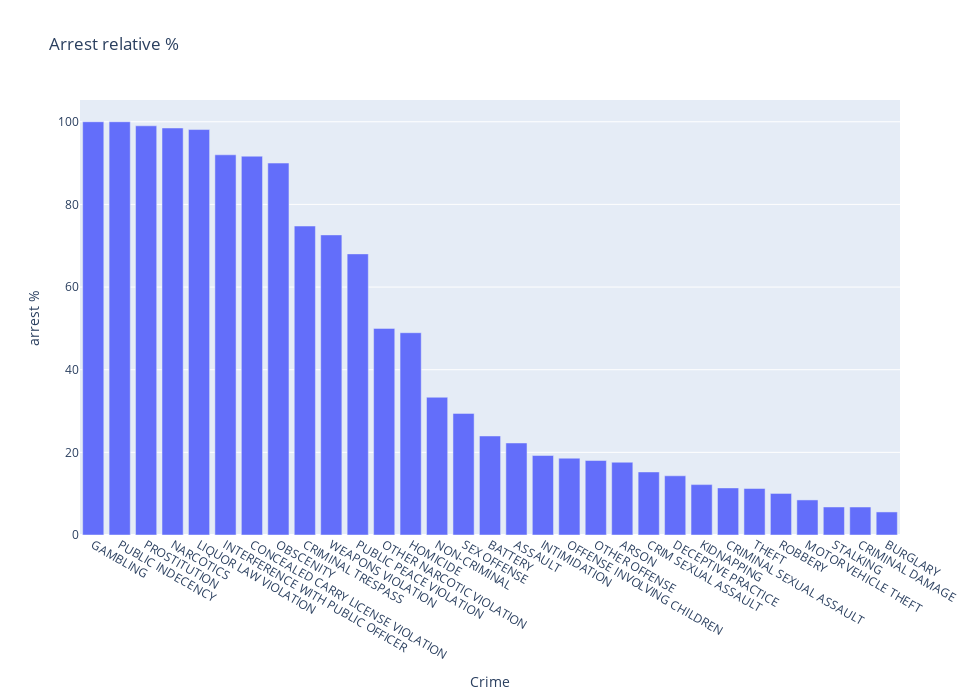

The notebook cell saved with this chart:
### Code cell
# Plotting the chart / Plotando o gráfico
fig = px.bar(relative_perc_true, x="primary_type", y= '%_rel',title='Arrest relative %',  width=980, height=700)
fig.update_layout(
    title="Arrest relative %",
    xaxis_title="Crime",
    yaxis_title=r"arrest %"
)
fig.show()

### Figure 1 — Plotly figure (JSON) as saved in the notebook; plotly's stock layout.template omitted (floating-point values rounded to 4 significant figures)
{"data": [{"alignmentgroup": "True", "hovertemplate": "primary_type=%{x}<br>%_rel=%{y}<extra></extra>", "legendgroup": "", "marker": {"color": "#636efa", "pattern": {"shape": ""}}, "name": "", "offsetgroup": "", "orientation": "v", "showlegend": false, "textposition": "auto", "type": "bar", "x": ["GAMBLING", "PUBLIC INDECENCY", "PROSTITUTION", "NARCOTICS", "LIQUOR LAW VIOLATION", "INTERFERENCE WITH PUBLIC OFFICER", "CONCEALED CARRY LICENSE VIOLATION", "OBSCENITY", "CRIMINAL TRESPASS", "WEAPONS VIOLATION", "PUBLIC PEACE VIOLATION", "OTHER NARCOTIC VIOLATION", "HOMICIDE", "NON-CRIMINAL", "SEX OFFENSE", "BATTERY", "ASSAULT", "INTIMIDATION", "OFFENSE INVOLVING CHILDREN", "OTHER OFFENSE", "ARSON", "CRIM SEXUAL ASSAULT", "DECEPTIVE PRACTICE", "KIDNAPPING", "CRIMINAL SEXUAL ASSAULT", "THEFT", "ROBBERY", "MOTOR VEHICLE THEFT", "STALKING", "CRIMINAL DAMAGE", "BURGLARY"], "xaxis": "x", "y": [100, 100, 99.02, 98.49, 98.11, 92, 91.67, 90, 74.77, 72.62, 68.02, 50, 48.95, 33.33, 29.43, 23.96, 22.27, 19.23, 18.59, 18.02, 17.61, 15.26, 14.32, 12.2, 11.39, 11.25, 10.06, 8.488, 6.78, 6.774, 5.579], "yaxis": "y"}], "layout": {"barmode": "relative", "height": 700, "legend": {"tracegroupgap": 0}, "title": {"text": "Arrest relative %"}, "width": 980, "xaxis": {"anchor": "y", "domain": [0, 1], "title": {"text": "Crime"}}, "yaxis": {"anchor": "x", "domain": [0, 1], "title": {"text": "arrest %"}}}}
